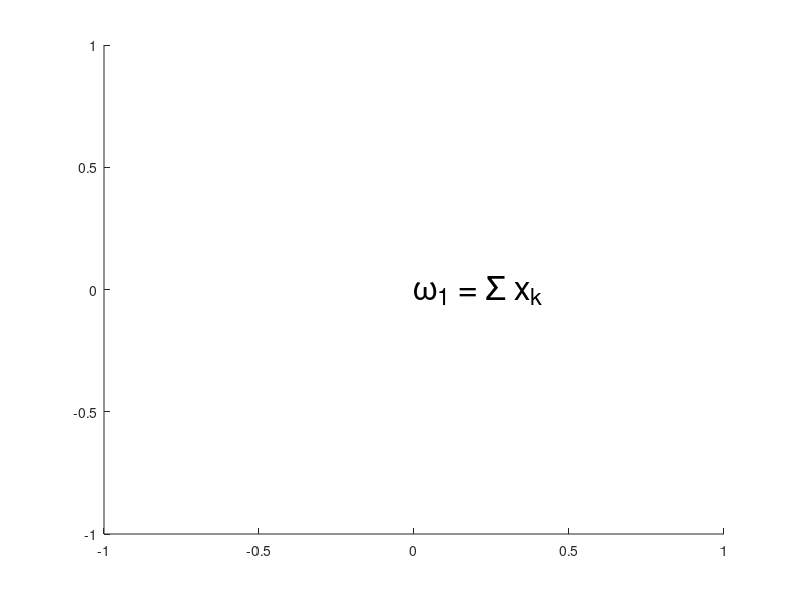

Write MATLAB code to recreate this figure. (Note: this script raises an error after producing the figure.)
%
figure
xlim([-1 1])
ylim([-1 1])
text(0,0,'\omega_1 = \Sigma x_k','fontsize',24);

if verLessThan('matlab','8.4') % 8.4 == R2014b
    print -depsc testR2013b
else
    print -depsc testR2014b
end
